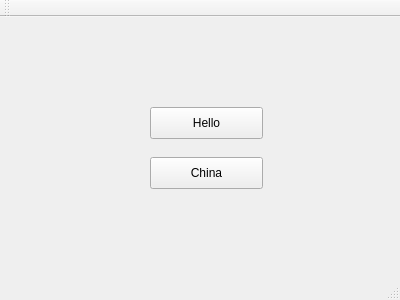
<?xml version="1.0" encoding="UTF-8"?>
<ui version="4.0">
 <class>MainWindow</class>
 <widget class="QMainWindow" name="MainWindow">
  <property name="geometry">
   <rect>
    <x>0</x>
    <y>0</y>
    <width>400</width>
    <height>300</height>
   </rect>
  </property>
  <property name="windowTitle">
   <string>MainWindow</string>
  </property>
  <widget class="QWidget" name="centralWidget">
   <widget class="QPushButton" name="pushButton">
    <property name="geometry">
     <rect>
      <x>150</x>
      <y>90</y>
      <width>113</width>
      <height>32</height>
     </rect>
    </property>
    <property name="text">
     <string>Hello</string>
    </property>
   </widget>
   <widget class="QPushButton" name="pushButton_2">
    <property name="geometry">
     <rect>
      <x>150</x>
      <y>140</y>
      <width>113</width>
      <height>32</height>
     </rect>
    </property>
    <property name="text">
     <string>China</string>
    </property>
   </widget>
  </widget>
  <widget class="QMenuBar" name="menuBar">
   <property name="geometry">
    <rect>
     <x>0</x>
     <y>0</y>
     <width>400</width>
     <height>22</height>
    </rect>
   </property>
  </widget>
  <widget class="QToolBar" name="mainToolBar">
   <attribute name="toolBarArea">
    <enum>TopToolBarArea</enum>
   </attribute>
   <attribute name="toolBarBreak">
    <bool>false</bool>
   </attribute>
  </widget>
  <widget class="QStatusBar" name="statusBar"/>
 </widget>
 <layoutdefault spacing="6" margin="11"/>
 <resources/>
 <connections/>
</ui>
